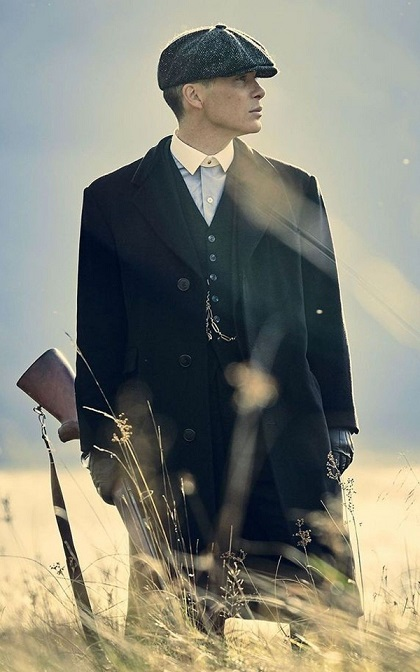
#> input picture tarefa6/colorida.jpg, 420 x 672 px
$ python ex1.py
#> lines starting #> are read from the running program, lines starting #| are printed output that depends on the picture
import cv2
import numpy as np
from matplotlib import pyplot as plt

def pretoEbranco():
    img = cv2.imread("preto.jpg")
    plt.hist(img.ravel(), 256, [0,256])
    cv2.imshow("Imagem", img)
    plt.show()

def colorido():
    img = cv2.imread("colorida.jpg")
#> img is the input picture: shape (672, 420, 3); mean B, G, R 120.1, 131.8, 131.1
    color = ('b','g', 'r')

    for i, col in enumerate(color):
        histr = cv2.calcHist([img],[i],None,[256],[0,256])
        plt.plot(histr, color = col)
        plt.xlim([0,256])
    cv2.imshow("Imagem", img)
    plt.show()
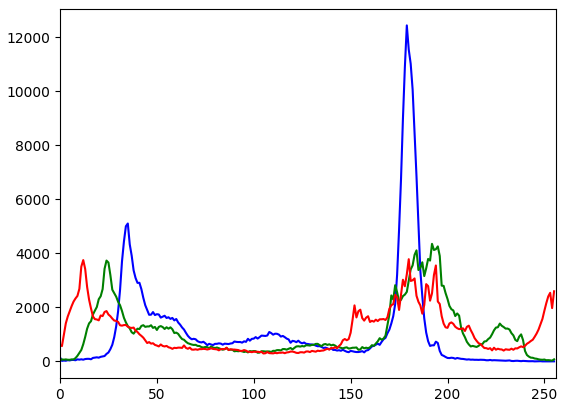
#> figure drawn by matplotlib, 1 panel; curve peaks at x = 179, y = 12447; curve peaks at x = 192, y = 4355; curve peaks at x = 180, y = 3786

colorido()

$ run again, with tarefa6/s1.jpg copied over tarefa6/colorida.jpg
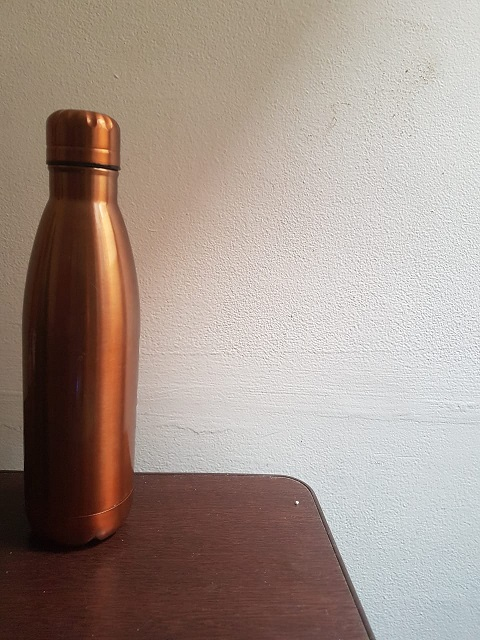
#> input picture tarefa6/s1.jpg, 480 x 640 px
#> in colorido, img is the input picture: shape (640, 480, 3); mean B, G, R 138.3, 147.2, 163
#> in colorido, `plt.show()`:
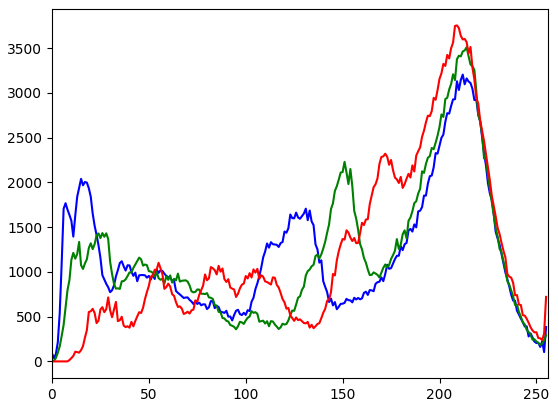
#> figure drawn by matplotlib, 1 panel; curve peaks at x = 212, y = 3205; curve peaks at x = 214, y = 3512; curve peaks at x = 209, y = 3755

$ run again, with tarefa6/s2.jpg copied over tarefa6/colorida.jpg
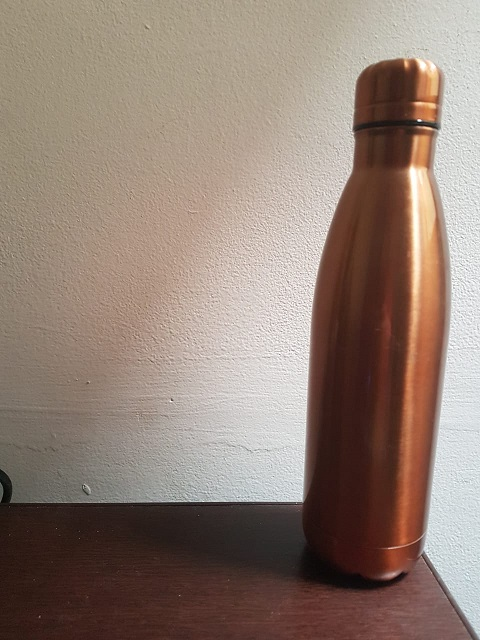
#> input picture tarefa6/s2.jpg, 480 x 640 px
#> in colorido, img is the input picture: shape (640, 480, 3); mean B, G, R 116.3, 127.3, 145.6
#> in colorido, `plt.show()`:
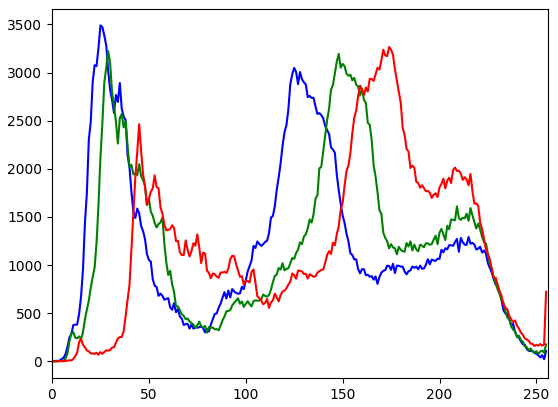
#> figure drawn by matplotlib, 1 panel; curve peaks at x = 25, y = 3490; curve peaks at x = 29, y = 3223; curve peaks at x = 174, y = 3266
